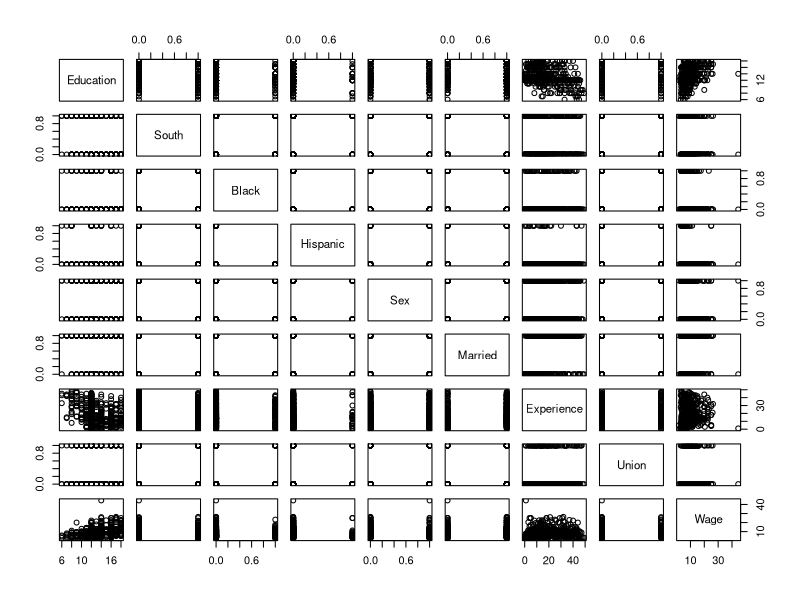
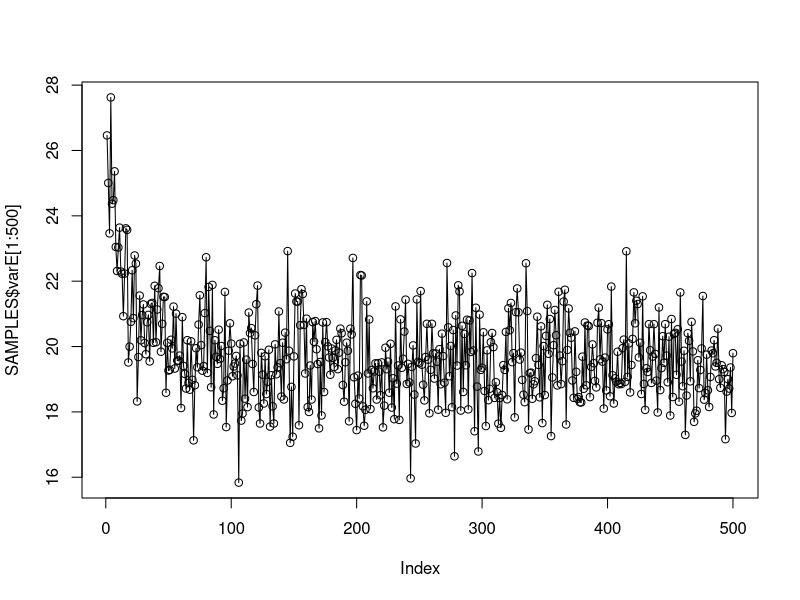
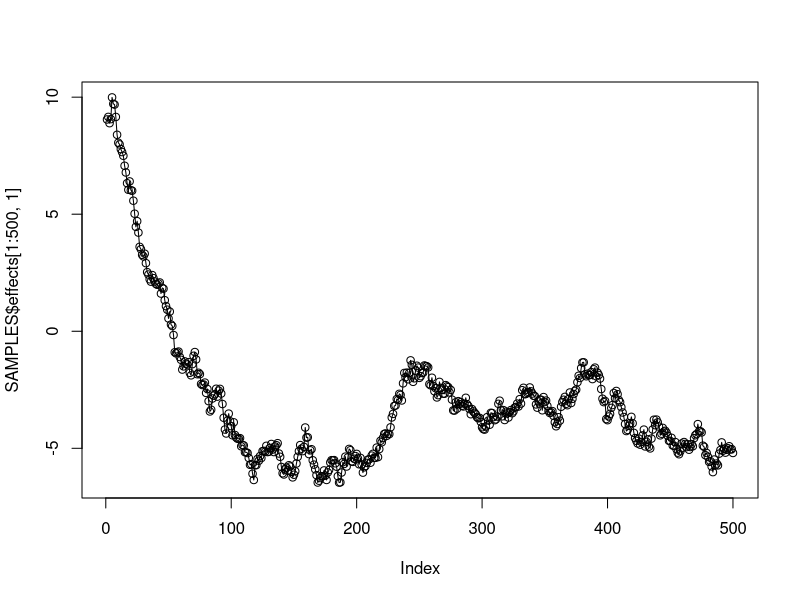
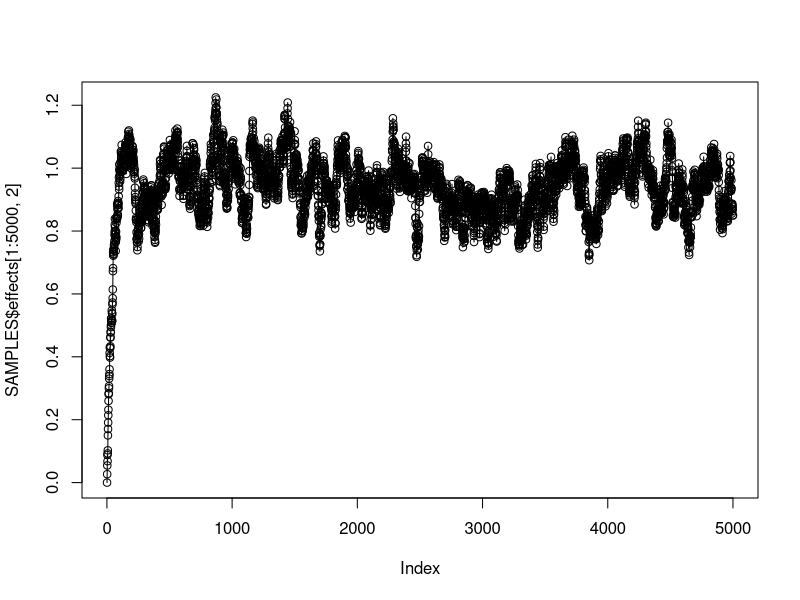
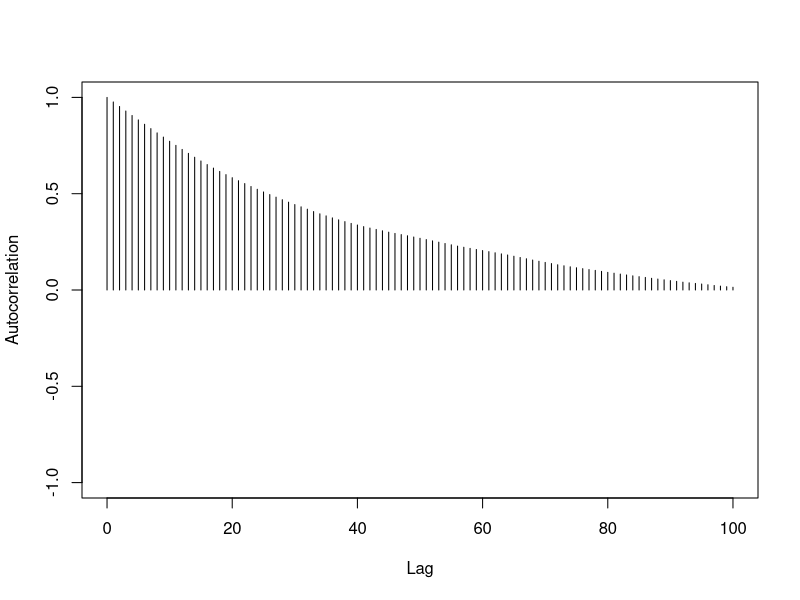
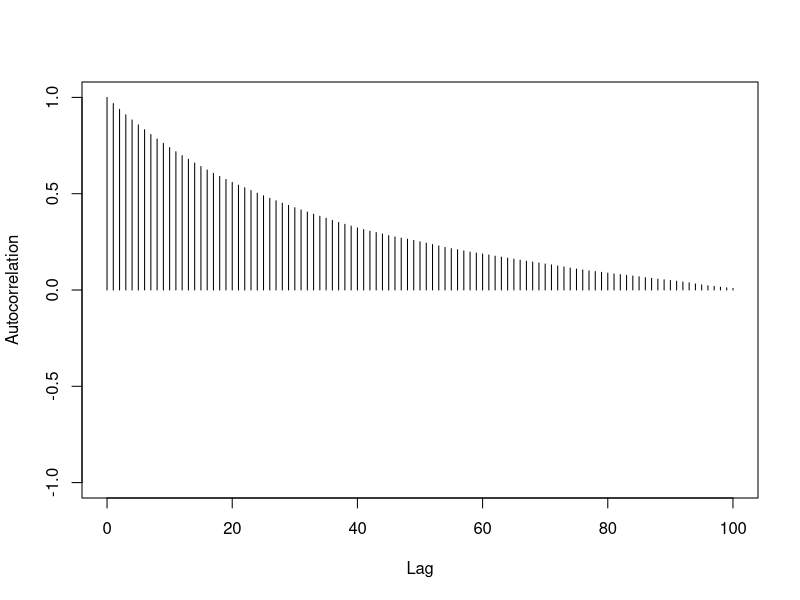
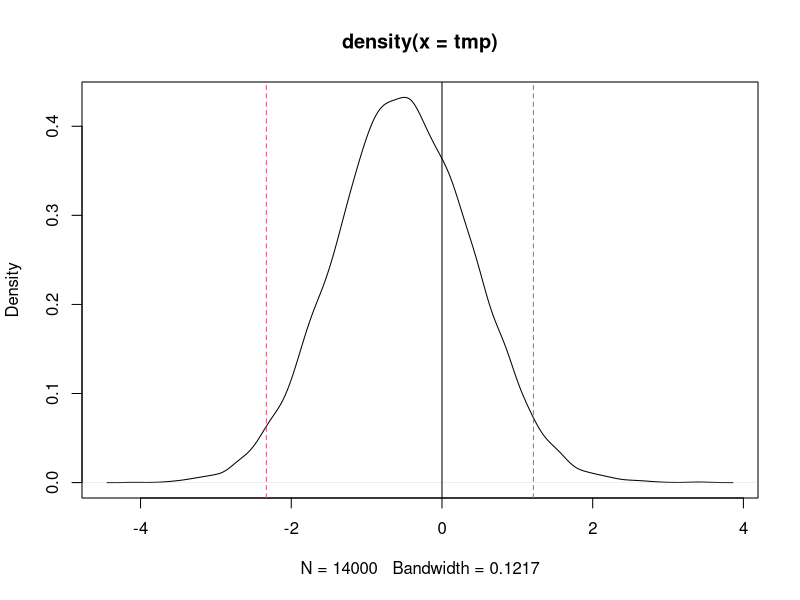

The R script that drew these images, in order:
## ---- chunk 1
knitr::opts_chunk$set(echo = TRUE)
library(coda)
## ---- chunk 2
WAGES <- read.table("wages.txt",header = TRUE)
head(WAGES)
## ---- chunk 3
pairs(WAGES)
summary(WAGES)
sapply(WAGES, range)
## ---- chunk 4
lin_model_1 <- lm(Wage~Education+Black+Hispanic+Experience+South+Sex+Married,data=WAGES)
## ---- chunk 5
summary(lin_model_1)
## ---- chunk 6
### Gibbs Sampler #######

gibbsMLR=function(y,X,nIter=10000,df0=4,S0=var(y)*0.8*(df0-2),b0=0,varB=1e12,verbose=500){
  
  ## Objects to store samples
  p=ncol(X); n=nrow(X)
  B=matrix(nrow=nIter,ncol=p,0) # create a matrix to store the gibbs sample for beta
  varE=rep(NA,nIter)      # .. for error variance
  
  ## Initialize
  B[1,]=0     # initial values for slopes
  B[1,1]=mean(y)  # initial value for y-intercept
  b=B[1,]
  varE[1]=var(y)  # initial error variance
  resid=y-B[1,1]  # centered y (orthogonal)
  
  ## Computing sum x'x for each column
  SSx=colSums(X^2)
  
  for(i in 2:nIter){
    # Sampling regression coefficients
    for(j in 1:p){
      A=SSx[j]/varE[i-1]+1/varB
      Xy= sum(X[,j]*resid)+SSx[j]*b[j]  # equivalent to X[,j]'(y-X[,-j]%*%b[-j])
      rhs=Xy/varE[i-1]  + b0/varB  # Numerator of beta^tilda_k
      condMean=rhs/A
      condVar=1/A
      b_old=b[j]
      b[j]=rnorm(n=1,mean=condMean,sd=sqrt(condVar))
      B[i,j]=b[j]  
      resid=resid-X[,j]*(b[j]-b_old) # updating residuals
    }
    # Sampling the error variance  
    RSS=sum(resid^2)
    DF=n+df0
    S=RSS+S0
    varE[i]=S/rchisq(df=DF,n=1)
    
   ## if(i%%verbose==0){ cat(' Iter ', i, '\n') }
  }
  
  out=list(effects=B,varE=varE)
  return(out)
}
## ---- chunk 7
# Data Pre-Processing and Sampling
# Set wage to be just the Wage column of data set WAGES 
wage <- WAGES$Wage
# Create incidence matrix to use in sampling function
X <- model.matrix(~Education+Black+Hispanic+Experience+South+Sex+Married,data=WAGES)
# Pull sample using gibbsMLR(y,X)
SAMPLES <- gibbsMLR(y=wage,X=X,nIter = 15000)
## ---- chunk 8
dim(SAMPLES$effects) #Columns = effects, rows = Samples
head(SAMPLES$varE)
## ---- chunk 9
# Trace plot of all variables 
plot(SAMPLES$varE[1:500],type='o')

# Intercept trace plot
plot(SAMPLES$effects[1:500,1],type='o')

# The plot below allows us to decide on burn-in quantity, since the data centers around index = 1000 I will burn-n (remove) the first 1000 samples
plot(SAMPLES$effects[1:5000,2],type='o')
## ---- chunk 10
# Discarding Burn - In
B <- SAMPLES$effects[-(1:1000),];colnames(B)=colnames(X)
varE <- SAMPLES$varE[-(1:1000)]

summary(B)
## ---- chunk 11
# Convert to a MCMC object 
B <- as.mcmc(B)
varE <- as.mcmc(varE)
## ---- chunk 12
autocorr.plot(B[,1],lag.max=100)
autocorr.plot(B[,2],lag.max=100)
## ---- chunk 13
HPDinterval <- function(obj, prob = 0.95, ...) UseMethod("HPDinterval")

HPDinterval.mcmc <- function(obj, prob = 0.95, ...)
{
    obj <- as.matrix(obj)
    vals <- apply(obj, 2, sort)
    if (!is.matrix(vals)) stop("obj must have nsamp > 1")
    nsamp <- nrow(vals)
    npar <- ncol(vals)
    gap <- max(1, min(nsamp - 1, round(nsamp * prob)))
    init <- 1:(nsamp - gap)
    inds <- apply(vals[init + gap, ,drop=FALSE] - vals[init, ,drop=FALSE],
                  2, which.min)
    ans <- cbind(vals[cbind(inds, 1:npar)],
                 vals[cbind(inds + gap, 1:npar)])
    dimnames(ans) <- list(colnames(obj), c("lower", "upper"))
    attr(ans, "Probability") <- gap/nsamp
    ans
}

HPDinterval.mcmc.list <- function(obj, prob = 0.95, ...)
    lapply(obj, HPDinterval, prob)
# source: https://github.com/cran/coda/blob/master/R/HPDinterval.R
## ---- chunk 14
print("The below shows the posterior mean and standard deviation")
summary(B)
summary(varE)
print("The below shows the poterior credibility interval")
HPDinterval.mcmc(B, prob=.95)
## ---- chunk 15
contrast=c(0,0,0,1,-1,0,0,0)
tmp=B%*%contrast
plot(density(tmp));abline(v=0)
abline(v=HPDinterval.mcmc(as.mcmc(tmp),p=.95),col=2,lty=2)
print(paste("The ethnic disparity between black and hispanic is > 0", mean(tmp>0)*100)) 
print(paste("The ethnic disparity between black and hispanic is< 0", mean(tmp<0)*100))
print("Both in percent of the time")
